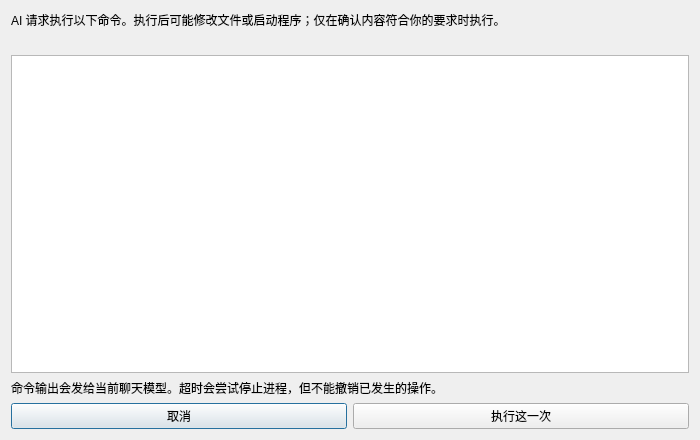
<?xml version="1.0" encoding="UTF-8"?>
<ui version="4.0"><class>CommandApproval</class><widget class="QDialog" name="CommandApproval"><property name="windowTitle"><string>确认电脑操作</string></property><property name="geometry"><rect><x>0</x><y>0</y><width>700</width><height>440</height></rect></property><layout class="QVBoxLayout" name="mainLayout">
<item><widget class="QLabel" name="introLabel"><property name="text"><string>AI 请求执行以下命令。执行后可能修改文件或启动程序；仅在确认内容符合你的要求时执行。</string></property><property name="wordWrap"><bool>true</bool></property></widget></item>
<item><widget class="QLabel" name="detailsLabel"><property name="wordWrap"><bool>true</bool></property></widget></item>
<item><widget class="QPlainTextEdit" name="commandEdit"><property name="readOnly"><bool>true</bool></property></widget></item>
<item><widget class="QLabel" name="noteLabel"><property name="text"><string>命令输出会发给当前聊天模型。超时会尝试停止进程，但不能撤销已发生的操作。</string></property><property name="wordWrap"><bool>true</bool></property></widget></item>
<item><layout class="QHBoxLayout" name="buttonsLayout"><item><widget class="QPushButton" name="cancelButton"><property name="text"><string>取消</string></property><property name="default"><bool>true</bool></property></widget></item><item><widget class="QPushButton" name="executeButton"><property name="text"><string>执行这一次</string></property><property name="autoDefault"><bool>false</bool></property></widget></item></layout></item>
</layout></widget><resources/><connections/></ui>
